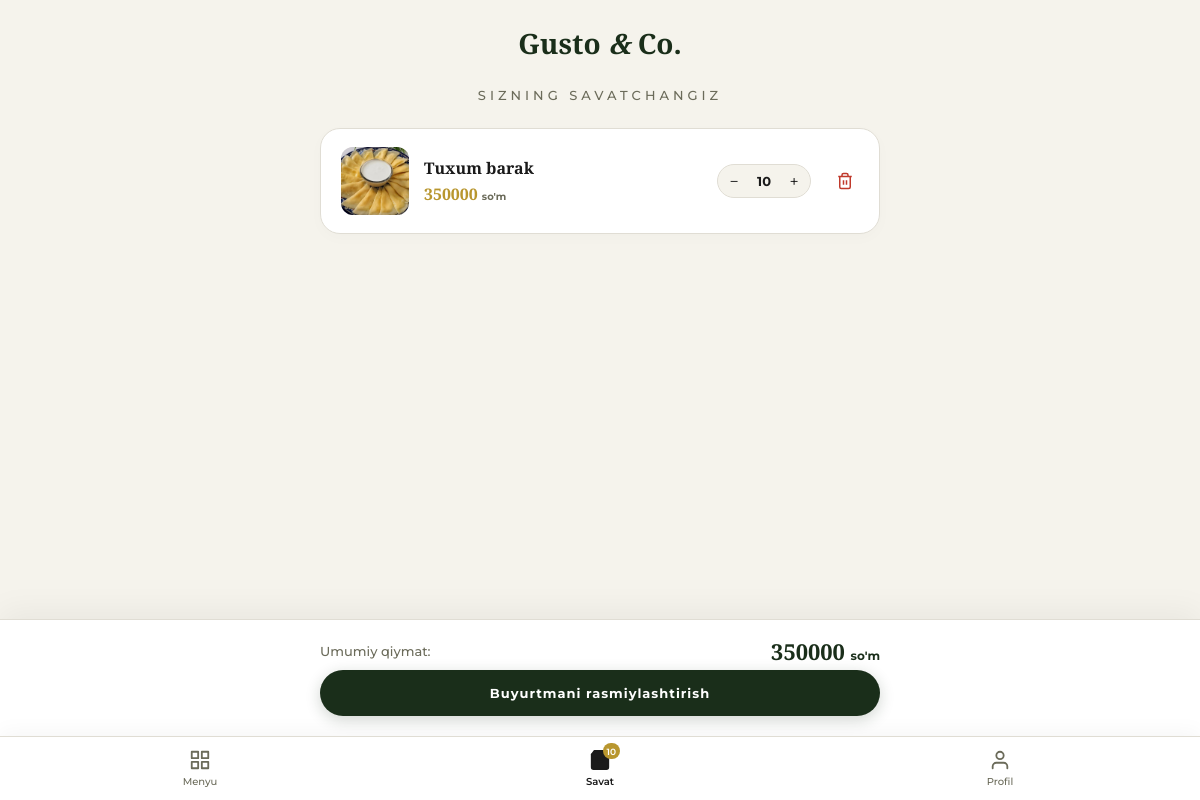
/savat_page/ (signed in), run on an earlier commit of the app's database.
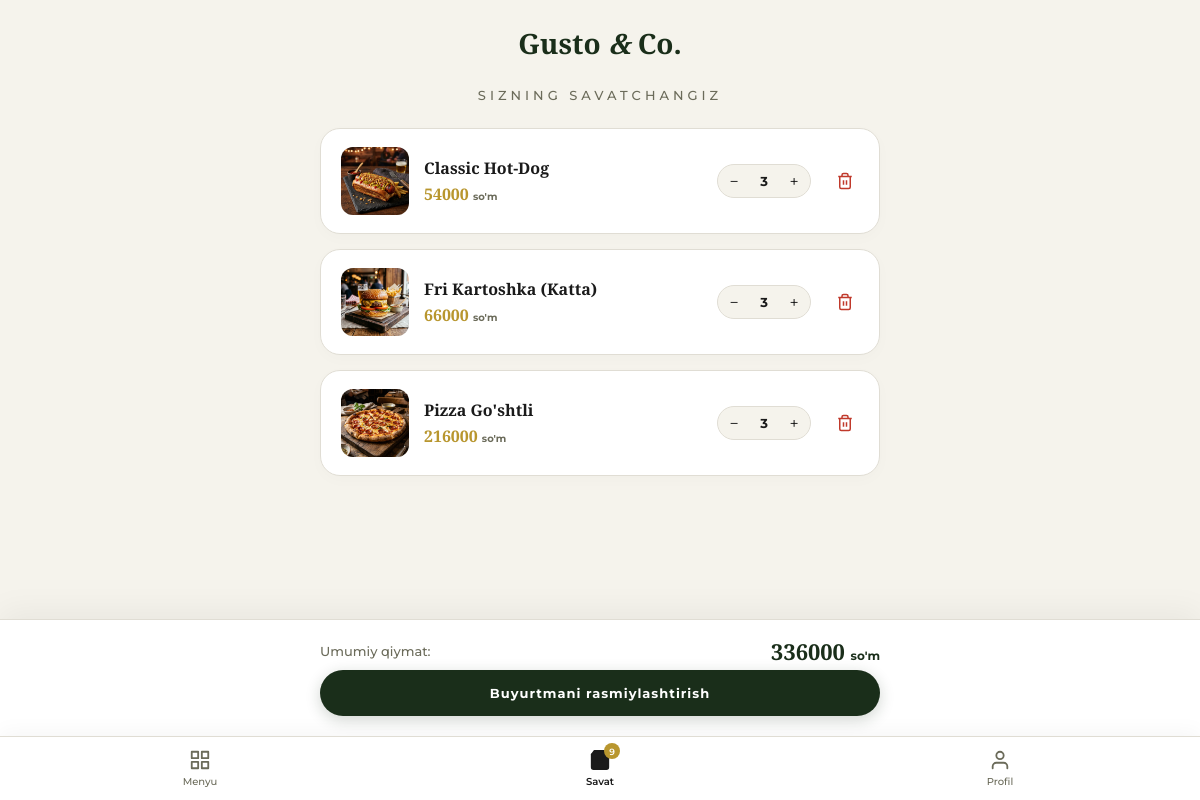
And on a later commit of the database.
### products/models.py (models this page shows, shortened)
class ShopingModel(BaseCreateModel):
    product = models.ForeignKey(FastFoodProduct, on_delete=models.CASCADE, related_name='cart_list')
    user = models.ForeignKey(settings.AUTH_USER_MODEL, on_delete=models.CASCADE, related_name='my_carts')
    quantity = models.PositiveIntegerField(default=1) # <- Buni qo'shish kerak!

class FastFoodProduct(BaseCreateModel):
    name = models.CharField(max_length=500)
    price = models.DecimalField("Maxsulot narxi: ", max_digits=10, decimal_places=2)
    ingredients = models.TextField("Tarkibi: ", max_length=4000)
    count = models.PositiveIntegerField(default=1, verbose_name="necha dona borr")
    category_product = models.ForeignKey(Category, on_delete=models.CASCADE, related_name="food_products")
    product_image = models.ImageField(upload_to="products/images/")
    is_active = models.BooleanField(default=True)
    class Meta:
        verbose_name = "Mahsulot"
        verbose_name_plural = "Mahsulotlar"

### users/views.py (the view)
# urls.py: path("savat_page/", savat_page, name='savat_page'),
@login_required(login_url='login_page')  # <- tuzatildi
def savat_page(request):
    cart_items = ShopingModel.objects.filter(user=request.user)
    total_price = 0
    total_count = 0
    for item in cart_items:
        item.line_total = item.product.price * item.quantity
        total_price += item.line_total
        total_count += item.quantity
    context = {'cart_items': cart_items, 'cart_count': total_count, 'total_price': total_price}
    return render(request, 'user_page/savat.html', context)

### templates/user_page/savat.html (shortened to what this page needs)
<!doctype html>
<html lang="uz">
<head>
</head>
<body>
<div class="top-header">
  <a href="{% url 'menu_home' %}" class="logo">Gusto <em>&</em> Co.</a>
</div>
<div class="page-header">
  <p>Sizning savatchangiz</p>
</div>
<div class="cart-container">
  {% if cart_items %}
    <div class="cart-items">
      {% for item in cart_items %}
        <div class="cart-item">
          <div class="item-img-wrap">
            {% if item.product.product_image %}
              <img src="{{ item.product.product_image.url }}" alt="{{ item.product.name }}">
            {% else %}
              <img src="https://images.unsplash.com/photo-1546833999-b9f581a1996d?w=160&q=80" alt="{{ item.product.name }}">
            {% endif %}
          </div>
          <div class="item-details">
            <div class="item-name">{{ item.product.name }}</div>
            <div class="item-price">{{ item.line_total|floatformat:0 }} <span>so'm</span></div>
          </div>
          <div class="qty-control">
            <a href="{% url 'update_cart_quantity' pk=item.id action='decrease' %}" class="qty-btn">−</a>
            <div class="qty-val">{{ item.quantity }}</div>
            <a href="{% url 'update_cart_quantity' pk=item.id action='increase' %}" class="qty-btn">+</a>
          </div>
          <a href="{% url 'delete_product_cart' pk=item.id %}" class="delete-btn">
            <svg viewBox="0 0 24 24"><polyline points="3 6 5 6 21 6"></polyline><path d="M19 6v14a2 2 0 0 1-2 2H7a2 2 0 0 1-2-2V6m3 0V4a2 2 0 0 1 2-2h4a2 2 0 0 1 2 2v2"></path><line x1="10" y1="11" x2="10" y2="17"></line><line x1="14" y1="11" x2="14" y2="17"></line></svg>
          </a>
        </div>
      {% endfor %}
    </div>
  {% endif %}
</div>
{% if cart_items %}
<div class="checkout-panel">
  <div class="checkout-inner">
    <div class="summary-row">
      <span class="summary-label">Umumiy qiymat:</span>
      <span class="summary-total">{{ total_price|floatformat:0 }} <span>so'm</span></span>
    </div>
    <a href="{% url 'checkout_html' %}" class="order-submit-btn">Buyurtmani rasmiylashtirish</a>
  </div>
</div>
{% endif %}
<div class="bottom-nav">
  <a href="{% url 'menu_home' %}" class="bottom-nav-item">
    <svg viewBox="0 0 24 24"><rect x="3" y="3" width="7" height="7"></rect><rect x="14" y="3" width="7" height="7"></rect><rect x="14" y="14" width="7" height="7"></rect><rect x="3" y="14" width="7" height="7"></rect></svg>
    <span>Menyu</span>
  </a>
  <a href="{% url 'savat_page' %}" class="bottom-nav-item active">
    <svg viewBox="0 0 24 24"><path d="M6 2L3 6v14a2 2 0 0 0 2 2h14a2 2 0 0 0 2-2V6l-3-4z" /><line x1="3" y1="6" x2="21" y2="6" /><path d="M16 10a4 4 0 0 1-8 0" /></svg>
    <span>Savat</span>
    <span class="nav-badge {% if cart_count %}show{% endif %}">{{ cart_count|default:0 }}</span>
  </a>
  <a href="{% url 'profile_user' %}" class="bottom-nav-item">
    <svg viewBox="0 0 24 24"><path d="M20 21v-2a4 4 0 0 0-4-4H8a4 4 0 0 0-4 4v2"></path><circle cx="12" cy="7" r="4"></circle></svg>
    <span>Profil</span>
  </a>
</div>
</body>
</html>

What changed in the data, as far as the page shows it:
removed ShopingModel: product.product_image (picture), product.name "Tuxum barak", line_total "350000", quantity "10"
added ShopingModel: product.product_image (picture), product.name "Classic Hot-Dog", line_total "54000", quantity "3"
added ShopingModel: product.product_image (picture), product.name "Fri Kartoshka (Katta)", line_total "66000", quantity "3"
added ShopingModel: product.product_image (picture), product.name "Pizza Go'shtli", line_total "216000", quantity "3"
Also different on the page:
{{ total_price|floatformat:0 }}: "350000" → "336000"
{{ cart_count|default:0 }}: "10" → "9"
